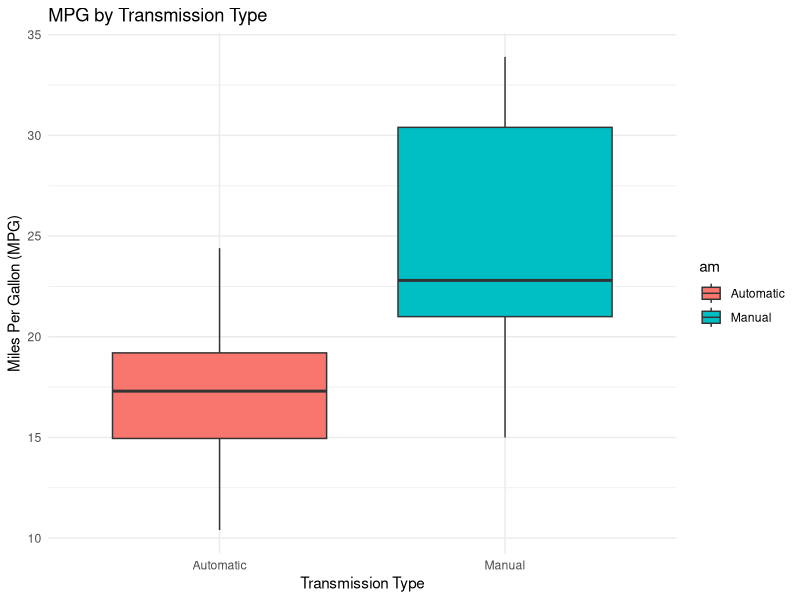
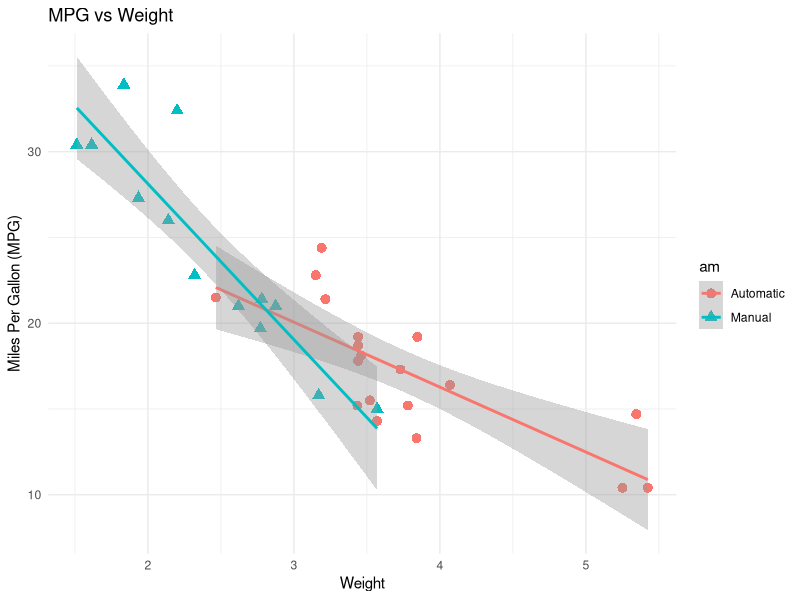
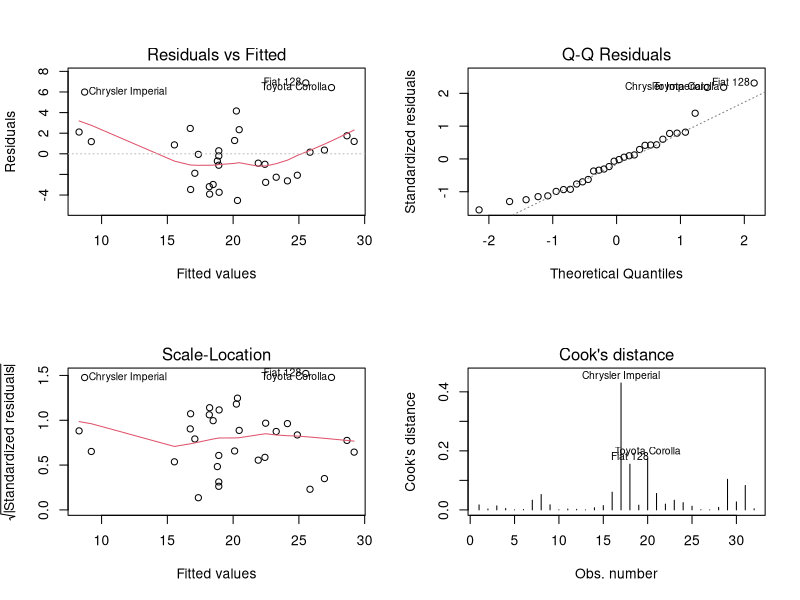

The R source for these figures, in order:
## ---- chunk 1
library(dplyr)
library(ggplot2)
library(broom)
## ---- chunk 2
#import dataset
mt <- mtcars
mt$am <- factor(mt$am, labels = c("Automatic", "Manual"))
## ---- chunk 3
# summary stats of group per am

mt %>%
  group_by(am) %>%
  summarise(
    n = n(),
    mean_mpg = mean(mpg),
    sd_mpg = sd(mpg),
    mean_wt = mean(wt),
    sd_wt = sd(wt),
    mean_hp = mean(hp),
    sd_hp = sd(hp),
    mean_cyl = mean(cyl),
    sd_cyl = sd(cyl)
  )

## ---- chunk 4

ggplot(mt, aes(x = am, y = mpg, fill = am)) +
  geom_boxplot() +
  labs(title = "MPG by Transmission Type",
       x = "Transmission Type",
       y = "Miles Per Gallon (MPG)") +
  theme_minimal()

## ---- chunk 5
ggplot(mt, aes(x = wt, y = mpg, color = am, shape = am)) +
  geom_point(size = 3) +
  geom_smooth(method = "lm", se = TRUE) +
  labs(title = "MPG vs Weight",
       x = "Weight",
       y = "Miles Per Gallon (MPG)") +
  theme_minimal()
## ---- chunk 6
lm_fit <- lm(mpg ~ am, data = mt)
summary(lm_fit, correlation = TRUE)

# coef and CI table

tidy(lm_fit, conf.int = TRUE)
## ---- chunk 7
lm_fit2 <- lm(mpg ~ am + wt, data = mt)
tidy(lm_fit2, conf.int = TRUE)
## ---- chunk 8
lm_fit3 <- lm(mpg ~ am + wt + hp, data = mt)
tidy(lm_fit3, conf.int = TRUE)
## ---- chunk 9
anova(lm_fit, lm_fit2, lm_fit3)
## ---- chunk 10
par(mfrow = c(2, 2))
plot(lm_fit2, which = 1)
plot(lm_fit2, which = 2)
plot(lm_fit2, which = 3)
plot(lm_fit2, which = 4)
